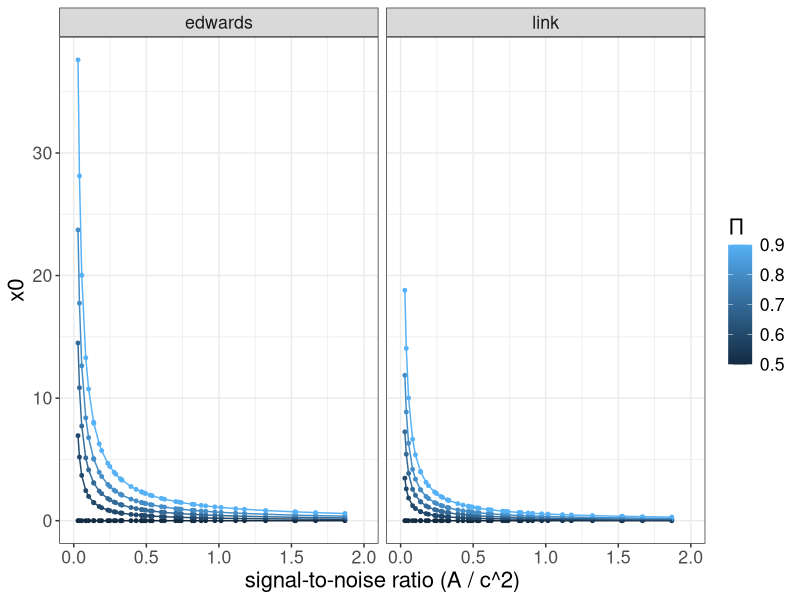
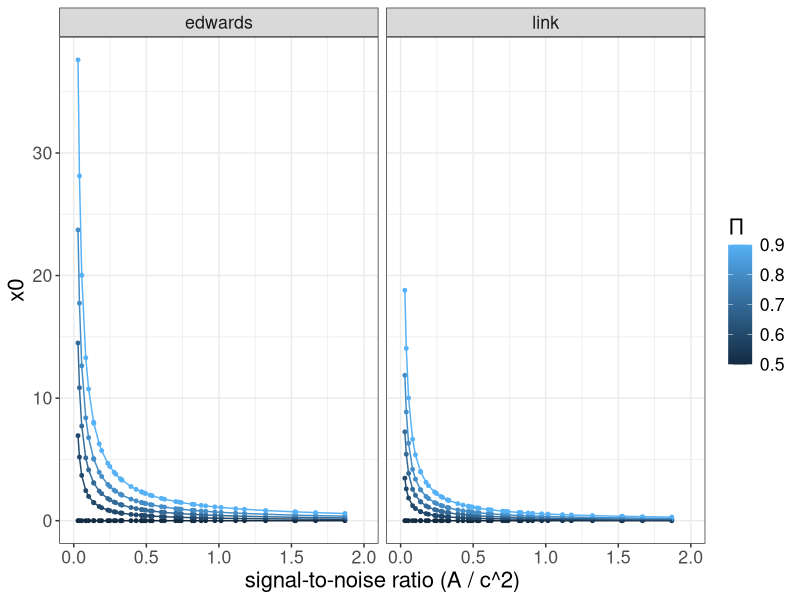

Here is the R script that generated these plots, in order:
library(tidyverse)
library(patchwork)


edwards <- function(prior, noise, signal) {
  x0 = (noise^2 / (2 * signal)) * log(prior / (1-prior))
}

link <- function(prior, noise, signal) {
  x0 = (noise^2 / (4 * signal)) * log(prior / (1-prior))
}

noise <- seq(0.1, 2, 0.25)
signal <- seq(0.1, 2, 0.25)
prior <- seq(0.5, 0.99, 0.1)
xmin <- 0

expand_grid(noise = noise, signal = signal, prior) %>%
  mutate(edwards_x0 = edwards(prior, noise, signal),
         link_x0 = link(prior, noise, signal),
         SNR = signal / (noise^2)) %>% 
  filter(SNR > xmin & SNR < 2.1) %>%
  pivot_longer(cols = c(edwards_x0, link_x0), names_to = 'model', values_to = 'x0') %>%
  mutate(model = str_remove(model, '_x0')) %>%
  ggplot(aes(x=SNR, y=x0, color=prior, group=prior)) + 
  facet_wrap(~ model) +
  geom_point(size=1) +
  geom_line() +
  theme_bw() +
  xlim(xmin, 2) +
  labs(x = 'signal-to-noise ratio (A / c^2)', color= expression(paste(Pi))) +
  theme(text = element_text(size=16)) 

ggsave('snr_scaling.png', width=8, height=4, dpi='retina')
